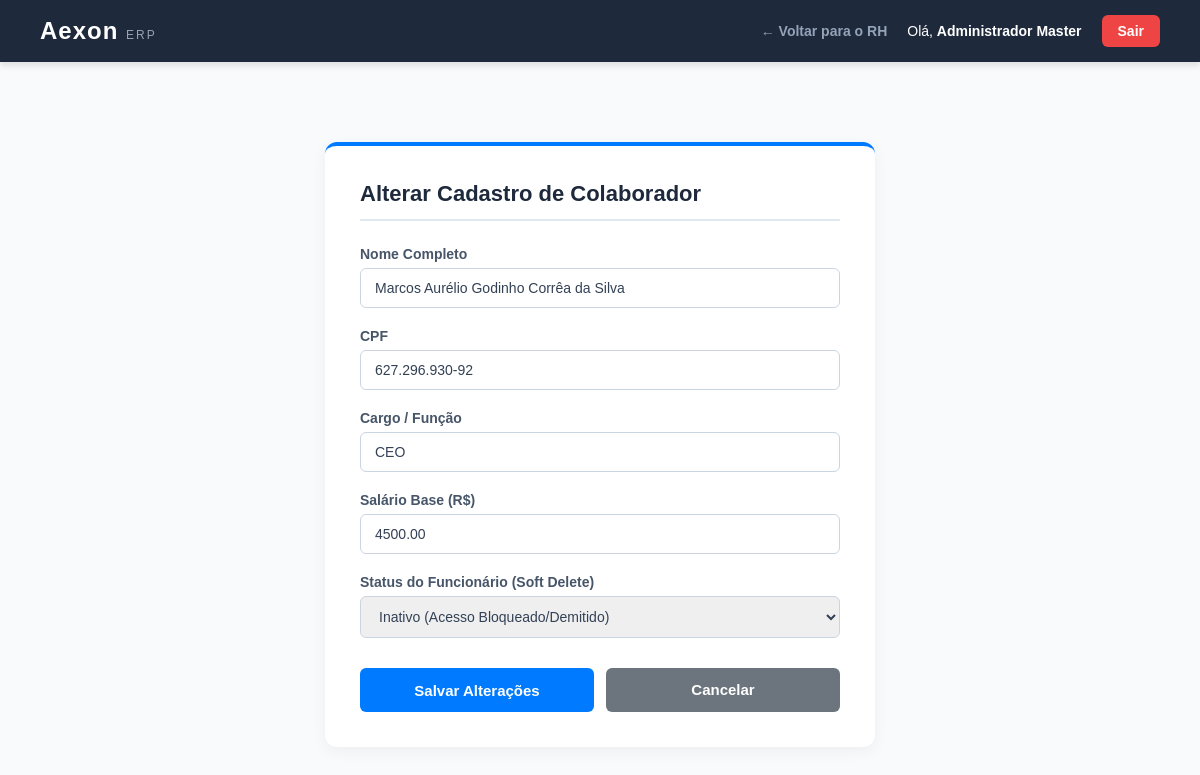
/syserp/index.php?rota=rh&acao=editar&id=4 (signed in), run on the app's committed database.
### tables this page shows
CREATE TABLE IF NOT EXISTS `funcionarios` (
  `id` int NOT NULL AUTO_INCREMENT,
  `nome` varchar(100) NOT NULL,
  `cpf` varchar(14) NOT NULL,
  `cargo` varchar(50) NOT NULL,
  `salario` decimal(10,2) NOT NULL,
  `data_cadastro` timestamp NULL DEFAULT CURRENT_TIMESTAMP,
  `ativo` tinyint(1) DEFAULT '1',
  PRIMARY KEY (`id`),
  UNIQUE KEY `cpf` (`cpf`)
);

### syserp/config/database.php (called while the page is built, shortened)
<?php
class Database {
    private $host = "localhost";
    private $db_name = "syserp";
    private $username = "root";
    private $password = "";
    public function getConnection() {
        $this->conn = null;
        try {
            $this->conn = new PDO("mysql:host=" . $this->host . ";dbname=" . $this->db_name, $this->username, $this->password);
            $this->conn->setAttribute(PDO::ATTR_ERRMODE, PDO::ERRMODE_EXCEPTION);
            $this->conn->exec("set names utf8");
        } catch(PDOException $exception) {
            echo "Erro de conexão com o banco syserp: " . $exception->getMessage();
        }
        return $this->conn;
    }
}
?>

### syserp/models/Funcionario.php (called while the page is built, shortened)
<?php
class Funcionario {
    private $conn;
    private $table_name = "funcionarios";
    public function __construct($db) {
        $this->conn = $db;
    }
    public function lerPorId($id) {
        $query = "SELECT id, nome, cpf, cargo, salario, ativo FROM " . $this->table_name . " WHERE id = ? LIMIT 0,1";
        $stmt = $this->conn->prepare($query);
        $stmt->bindParam(1, $id);
        $stmt->execute();
        return $stmt->fetch(PDO::FETCH_ASSOC);
    }
}
?>

### syserp/views/funcionarios_edit.php (the view, shortened to what this page needs)
<!DOCTYPE html>
<html lang="pt-BR">
<head>
</head>
<body>
    <div class="navbar">
        <div class="navbar-brand">
            Aexon <span>ERP</span>
        </div>
        <div class="user-info">
            <a href="index.php?rota=rh" class="btn-nav-voltar">← Voltar para o RH</a>
            <span>Olá, <strong><?= $_SESSION['usuario_nome'] ?></strong></span>
            <a href="index.php?rota=sair" class="logout-btn">Sair</a>
        </div>
    </div>
    <div class="container">
        <div class="card-panel">
            <h2>Alterar Cadastro de Colaborador</h2>
            <?php
                $cpf_formatado = preg_replace("/(\d{3})(\d{3})(\d{3})(\d{2})/", "\$1.\$2.\$3-\$4", $func_dados['cpf']);
            ?>
            <form action="index.php?rota=rh" method="POST">
                <div class="form-group">
                    <label>Nome Completo</label>
                    <input type="text" name="nome" value="<?= $func_dados['nome'] ?>" required>
                </div>
                <div class="form-group">
                    <label>CPF</label>
                    <input type="text" name="cpf" value="<?= $cpf_formatado ?>" maxlength="14" required>
                </div>
                <div class="form-group">
                    <label>Cargo / Função</label>
                    <input type="text" name="cargo" value="<?= $func_dados['cargo'] ?>" required>
                </div>
                <div class="form-group">
                    <label>Salário Base (R$)</label>
                    <input type="number" step="0.01" name="salario" value="<?= $func_dados['salario'] ?>" required>
                </div>
                <div class="form-group">
                    <label>Status do Funcionário (Soft Delete)</label>
                    <select name="ativo">
                        <option value="0" <?= $func_dados['ativo'] == 0 ? 'selected' : '' ?>>Inativo (Acesso Bloqueado/Demitido)</option>
                    </select>
                </div>
                <div class="buttons-group">
                    <button type="submit">Salvar Alterações</button>
                    <a href="index.php?rota=rh" class="btn-cancel">Cancelar</a>
                </div>
            </form>
        </div>
    </div>
</body>
</html>

### syserp/views/funcionarios_edit.php (style rules this page uses)
body { font-family: Arial, sans-serif; background-color: #f8fafc; margin: 0; padding: 0; }
.navbar { background-color: #1e293b; color: white; padding: 15px 40px; display: flex; justify-content: space-between; align-items: center; box-shadow: 0 4px 6px rgba(0,0,0,0.1); }
.navbar-brand { font-size: 24px; font-weight: bold; letter-spacing: 1px; }
.navbar-brand span { font-size: 12px; color: #94a3b8; font-weight: normal; text-transform: uppercase; letter-spacing: 2px; }
.user-info { display: flex; align-items: center; gap: 20px; font-size: 14px; }
.btn-nav-voltar { color: #94a3b8; text-decoration: none; font-weight: bold; transition: color 0.2s; }
.logout-btn { background: #ef4444; color: white; padding: 8px 16px; text-decoration: none; border-radius: 6px; font-weight: bold; transition: background 0.2s; }
.container { padding: 40px; max-width: 550px; margin: 40px auto; }
.card-panel { background: white; padding: 35px; border-radius: 12px; box-shadow: 0 4px 15px rgba(0, 0, 0, 0.05); border-top: 4px solid #007BFF; }
.card-panel h2 { margin-top: 0; margin-bottom: 25px; color: #1e293b; font-size: 22px; border-bottom: 2px solid #e2e8f0; padding-bottom: 12px; }
form { display: flex; flex-direction: column; gap: 20px; }
.form-group { display: flex; flex-direction: column; gap: 6px; }
.form-group label { font-size: 14px; font-weight: bold; color: #475569; }
input, select { padding: 11px 14px; border: 1px solid #cbd5e1; border-radius: 6px; font-family: inherit; font-size: 14px; color: #334155; width: 100%; box-sizing: border-box; transition: all 0.2s; }
.buttons-group { display: flex; gap: 12px; margin-top: 10px; }
button { flex: 1; padding: 12px 20px; background: #007BFF; color: white; border: none; border-radius: 6px; cursor: pointer; font-weight: bold; font-family: inherit; font-size: 15px; transition: background 0.2s; }
.btn-cancel { flex: 1; padding: 12px 20px; background: #6c757d; color: white; text-align: center; text-decoration: none; border-radius: 6px; font-weight: bold; font-family: inherit; font-size: 15px; line-height: 20px; box-sizing: border-box; transition: background 0.2s; }

### data on the page
funcionarios: nome "Marcos Aurélio Godinho Corrêa da Silva", cpf "627.296.930-92", cargo "CEO", salario "4500.00", ativo "Inativo (Acesso Bloqueado/Demitido)"

### other printed values
$_SESSION['usuario_nome'] "Administrador Master"
